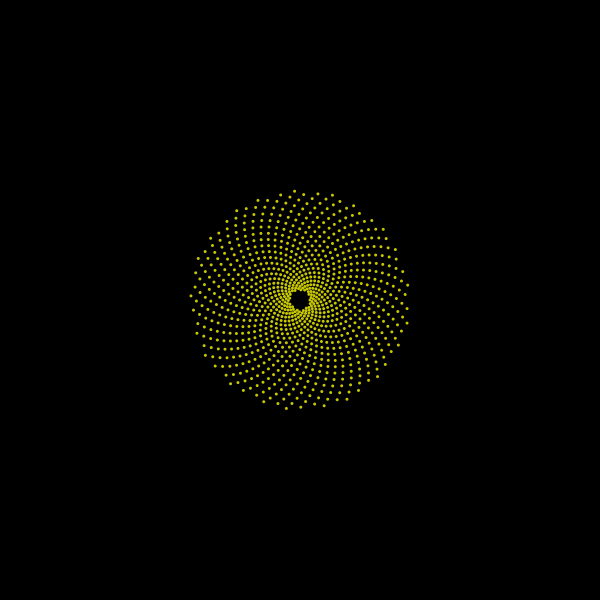
Frame 1 (no input)
Frame 60 (the mouse pressed at the canvas centre just before this capture): identical to frame 1, image omitted
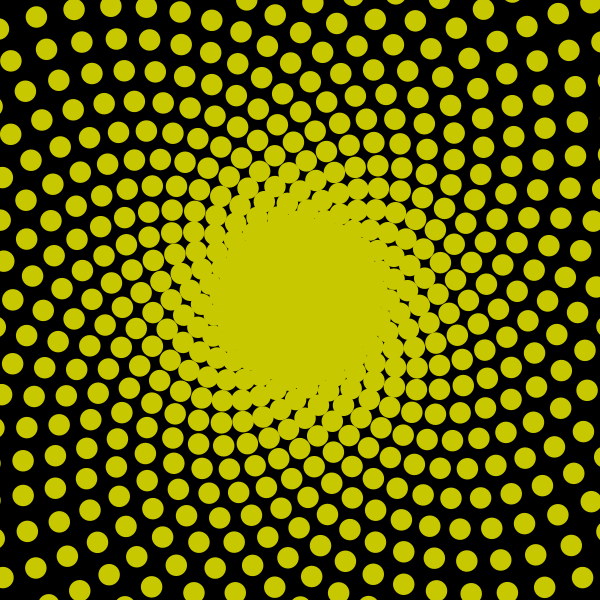
Frame 120 (the mouse held since frame 60 and released just before this capture)

The Processing sketch that drew these frames (run headless with seeded random() and noise(); from frame 60 on, the mouse is pressed at the canvas centre):

// Processing sketch: sketch_141026a_sunflower
// ── sketch_141026a_sunflower.pde
float angleStep = 137.5;
float radiusStep = 0.2;

void setup(){
  size(600, 600);
}

void draw(){
  float radius = 10;
  float angle = 0;

  translate(width/2, height/2);
  ellipseMode(CENTER);
  background(0);
  
  noStroke();
  fill(200, 200, 0);  
  radiusStep = map(mouseX, 0, width, .1, 1);
  float s = map(mouseY, 0, height, 3, 40);
  
  for(int i=0; i<1000; i++){
    float x = cos(angle) * radius;
    float y = sin(angle) * radius;
    ellipse(x, y, s, s);
    
    angle += radians(angleStep);
    radius += radiusStep;  
  }
}
